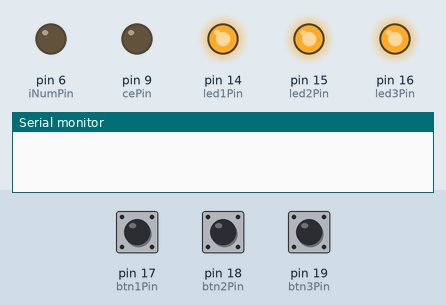
A sketch run on a simulated Arduino Uno, built with avr-gcc and run on an emulated ATmega328P. Shown: output pins drawn as LEDs (lit = HIGH), the last lines printed to the serial monitor. The inputs (shaded band) are chosen by the test bench; at power-on: pin 17 (btn1Pin) HIGH, pin 18 (btn2Pin) HIGH, pin 19 (btn3Pin) HIGH. Pins used as bus, display or sensor lines are not drawn.

Above: at 0.8 s.
0.9 s: pin 17 (btn1Pin) pulled LOW for 0.15 s
At 1.3 s:
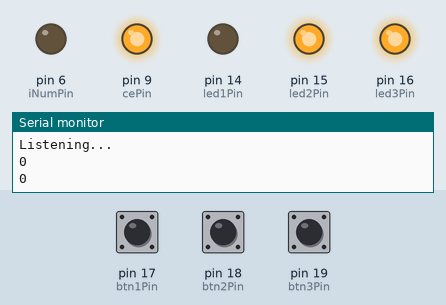
Timing chart, 0 to 3.9 s (numbered marks = the images above; inputs shaded):
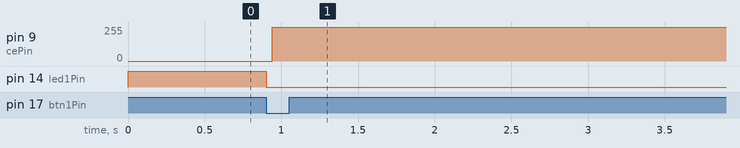

The sketch:

comm_entre_B1_et_B2.ino
```cpp
/*Balise fixe mono emetteur complet (HF + ultrason)
 *test avec deux balises en utilisant que les boutons 1 et 2 en partant de la led
 *https://itechnofrance.wordpress.com/2013/05/24/utilisation-du-module-nrf24l01-avec-larduino/
 */

#include <SPI.h>      // gestion du bus SPI
#include "Cons_Vars.h"
#include "Methodes.h"


void setup() {
  // Debug
  Serial.begin(115200);

  /*Pour selection et affichage Nom balise*/
  for (int i=led1Pin; i<=led3Pin; i++){// setup leds
    pinMode(i, OUTPUT);
    digitalWrite(i,HIGH);
  }
  for (int i=btn1Pin; i<=btn3Pin; i++){//setup bouttons
    pinMode(i, INPUT);
    digitalWrite(i,HIGH);
  }
  byte* myAdresses[]={(byte*)"BaliM", (byte*)"Bali1", (byte*)"Bali2",(byte*) "Bali3"};

  /* Pour HF */
  bool btnActive= LOW;
  while(!btnActive){
    //void MirfInit(cePin, csnPin, iTaille MAX 32Octets, sAEcouter*MAX 5, sEmise);
    if (digitalRead(btn1Pin)==0){
      MirfInit(cePin, csnPin, 2, myAdresses[2], myAdresses[3], myAdresses[0], myAdresses[1]);
      motTransmis=0x01;
      motSignalDep=0x02; //03; valeur reelle hors test
      digitalWrite(led1Pin,LOW);
      btnActive= HIGH;
    }else if(digitalRead(btn2Pin)==0){
      MirfInit(cePin, csnPin, 2, myAdresses[1], myAdresses[3], myAdresses[0], myAdresses[2]);
      motTransmis=0x02;
      motSignalDep=0x01;
      digitalWrite(led2Pin,LOW);
      btnActive= HIGH;
    }else if(digitalRead(btn3Pin)==0){
      MirfInit(cePin, csnPin, 2, myAdresses[0], myAdresses[1], myAdresses[2], myAdresses[3]);
      motTransmis=0x03;
      motSignalDep=0x02;
      //digitalWrite(led3Pin,LOW);
      //btnActive= HIGH;
    }
    /*MirfInit(cePin, csnPin, 2, myAdresses[0], myAdresses[1], myAdresses[2], myAdresses[3]);
    digitalWrite(led3Pin,LOW);
    btnActive= HIGH;*/
  }
  valeur_octet[0]=motTransmis & 0xFF;// contient la valeur découpée en octet pour l’envoi
  valeur_octet[1]=(motTransmis & 0xFF00) >> 8;
  /*Pour US*/
  pinMode(iNumPin, OUTPUT);
}

void loop() {

  long now = millis();
  lastUpdate = millis();
  Serial.println("Listening...");
  while(!Mirf.dataReady() && ((now - lastUpdate) < 5000))
  {
    // pas message reçu
    delayMicroseconds(100);
    now = millis();
  }
  Serial.println(now - lastUpdate);
  Mirf.getData(tabMotSignalDep); // récupére 2 octets
  int valeur = tabMotSignalDep[0] + (tabMotSignalDep[1] << 8); // transforme en int
  Serial.println(valeur, DEC);
  delay(500);
  now=millis();
  if ((now - lastUpdate >= 200 && ( motSignalDep == tabMotSignalDep[0] + (tabMotSignalDep[1] << 8))) || now - lastUpdate >= 5000) { //Rentre dans la boucle toutes les 200ms
    Mirf.send(valeur_octet);
    while(Mirf.isSending())
    {
      // en cours d’émission
      delay(5);
    }
    delay(25);
    mProtocoleEmetteur();
    ///lastUpdate = millis();
  }
}
```

Cons_Vars.h
```cpp
/*Ici nous codons toutes les Variables et Constantes globales necessaires
 *
      émission d’une valeur integer via module nRF24L01
 * Pins hardware SPI for nano:
 * GND            Noir  (pin 1)
 * Alim (3.3V)    Rouge (pin 2)
 * MISO -> 12     Vert  (pin 7)
 * MOSI -> 11     Jaune (pin 6)
 * SCK -> 13      Bleu  (pin 5)
 *
 * Configurable:
 * CE -> ?       Jaune (pin 3)
 * CSN -> 10       Vert (pin 4)
 * Pins pour selectionner & afficher le nom de la balise
 * Analog pins A0~A5 are normal pins. You can refer to them as pins 14-19 as well.
 * btnPin=A3~A5 17~19
 * ledPin=A0~A2 14~16
 *
 * SortieUSPin=8
 */

#ifndef _CONS_VARS_
  #define _CONS_VARS_
  byte motSignalDep=0x00;        // contient le mot que recherche la balise pour commencer
  byte motTransmis = 0x04;       // contient la valeur à envoyer
  const byte iLength=4;                //longueur du mot a transmettre MAX 8
  long lastUpdate=0;
  const byte cePin=9;
  const byte csnPin=10;//53
  const byte led1Pin=14;
  const byte led2Pin=15;
  const byte led3Pin=16;
  const byte btn1Pin=17;
  const byte btn2Pin=18;
  const byte btn3Pin=19;
  const byte iNumPin=6;                //choix de la pin modulant le signal


  /*Pour le HF*/
  byte valeur_octet[2];// contient la valeur découpée en octet pour l’envoi
  byte tabMotSignalDep[2]; // contient la valeur découpée en octet pour la réception

  #include "Mirf.h"                            // gestion de la communication
  #include "Mirf_nRF24L01.h"                   // définition des registres du nRF24L01
  #include "MirfHardwareSpiDriver.h"           // communication SPI nRF24L01

  /*Pour l'US*/
  const byte iBaseTemps=10;             //temps de ref en milliseconde
  const byte iBitStart=5*iBaseTemps;   //5 base de temps a 1
  const byte iBitUn=7*iBaseTemps;      //7 base de temps a 1
  const byte iBitZero=3*iBaseTemps;    //3 base de temps a 1
  const byte iBitFin=1*iBaseTemps;     //1 base de temps a 1


#endif /* _CONS_VARS_ */
```

Methodes.h
```cpp
/*Ici nous codons toutes les méthodes necessaires*/


#ifndef _METHODES_
#define _METHODES_
//Prototypage
//void MirfInit(cePin, csnPin, iTaille MAX 32, sAEcouter*MAX 5, sEmise);
void MirfInit(int cePin, int csnPin, int iTaille, byte * sAEcouter1, byte * sEmise);
void MirfInit(int cePin, int csnPin, int iTaille, byte * sAEcouter1, byte * sAEcouter2, byte * sEmise);
void MirfInit(int cePin, int csnPin, int iTaille, byte * sAEcouter1, byte * sAEcouter2, byte * sAEcouter3, byte * sEmise);
void MirfInit(int cePin, int csnPin, int iTaille, byte * sAEcouter1, byte * sAEcouter2, byte * sAEcouter3, byte * sAEcouter4, byte * sEmise);
void MirfInit(int cePin, int csnPin, int iTaille, byte * sAEcouter1, byte * sAEcouter2, byte * sAEcouter3, byte * sAEcouter4, byte * sAEcouter5, byte * sEmise);
void mProtocoleEmetteur();


// Declaration
void MirfInit(int cePinm, int csnPinm, int iTaille, byte * sAEcouter1, byte * sEmise){
  Mirf.cePin = cePinm;
  Mirf.csnPin = csnPinm;

  Mirf.spi = &MirfHardwareSpi; // utilisation du port SPI hardware
  Mirf.init(); // initialise le module SPI

  Mirf.payload = iTaille; //  déclaration taille du message à transmettre, max 32 octets
  // RF_SETUP=0000abcd : a=1–>2Mb/s, a=0–>1Mb/s; puissance émission bc=00–>-18 dBm, bc=01–>-12dBm, bc=10–>-6dBm, bc=11–>0dBm;
  // d=0 pas de gain sur le bruit en réception
  /* Non Necessaire
  Mirf.configRegister(RF_SETUP, 0x06); // 1 Mb/s et 0 dBm (puissance maximum)
  */
  Mirf.config(); // configure le canal et la taille du message
  Mirf.setTADDR(sEmise); // définition adresse sur 5 octets pour moi
  Mirf.setMultiRADDR(sAEcouter1,1);  // définition adresse sur 5 octets des autres
}
void MirfInit(int cePin,int csnPin, int iTaille, byte * sAEcouter1, byte * sAEcouter2, byte * sEmise){
  MirfInit(cePin, csnPin, iTaille, sAEcouter1, sEmise);
  Mirf.setMultiRADDR(sAEcouter2,2);
}
void MirfInit(int cePin,int csnPin, int iTaille, byte * sAEcouter1, byte * sAEcouter2, byte * sAEcouter3, byte * sEmise){
  MirfInit(cePin, csnPin, iTaille, sAEcouter1, sAEcouter2, sEmise);
  Mirf.setMultiRADDR(sAEcouter3,3);
}
void MirfInit(int cePin,int csnPin, int iTaille, byte * sAEcouter1, byte * sAEcouter2, byte * sAEcouter3, byte * sAEcouter4, byte * sEmise){
  MirfInit(cePin, csnPin, iTaille, sAEcouter1, sAEcouter2, sAEcouter3, sEmise);
  Mirf.setMultiRADDR(sAEcouter4,4);
}
void MirfInit(int cePin,int csnPin, int iTaille, byte * sAEcouter1, byte * sAEcouter2, byte * sAEcouter3, byte * sAEcouter4, byte * sAEcouter5, byte * sEmise){
  MirfInit(cePin, csnPin, iTaille, sAEcouter1, sAEcouter2, sAEcouter3, sAEcouter4, sEmise);
  Mirf.setMultiRADDR(sAEcouter5,5);
}

//Methode qui gere le protocole de communication unifilaire pour transmettre 8 ou moins de bits
// utilise iLength et motTransmis
void mProtocoleEmetteur(){
  long lDebut;
  int iTaille;                                 //indique le nombre de bit a 1 en fonction du bit a transmettre
  lDebut=millis();
  digitalWrite(iNumPin,HIGH);
  while(millis()-lDebut<=iBitStart){           //creation du start
    ;
  }
  lDebut=millis();
  digitalWrite(iNumPin,LOW);
  while(millis()-lDebut<=iBaseTemps){          //creation du bit separateur a 0
    ;
  }
  for (int iBitDonnee=0; iBitDonnee<iLength; iBitDonnee++){
    if (bitRead(motTransmis,iBitDonnee)==0){   //etude du bit a transmettre
      iTaille=iBitZero;
    }else{
      iTaille=iBitUn;
    }
    lDebut=millis();
    digitalWrite(iNumPin,HIGH);
    while(millis()-lDebut<=iTaille){          //transmission du bit de donnee
      ;
    }
    lDebut=millis();
    digitalWrite(iNumPin,LOW);
    while(millis()-lDebut<=iBaseTemps){       //creation du bit separateur a 0
      ;
    }
  }
  lDebut=millis();
  digitalWrite(iNumPin,HIGH);
  while(millis()-lDebut<=iBitFin){            //transmission du fin
    ;
  }
  digitalWrite(iNumPin,LOW);                  //remise a 0 de la ligne
}

#endif /* _METHODES_ */
```

Mirf.cpp
```cpp
/**
 * Mirf
 *
 * Additional bug fixes and improvements
 *  11/03/2011:
 *   Switched spi library.
 *  07/13/2010:
 *   Added example to read a register
 *  11/12/2009:
 *   Fix dataReady() to work correctly
 *   Renamed keywords to keywords.txt ( for IDE ) and updated keyword list
 *   Fixed client example code to timeout after one second and try again
 *    when no response received from server
 * By: Nathan Isburgh <nathan@mrroot.net>
 * $Id: mirf.cpp 67 2010-07-13 13:25:53Z nisburgh $
 *
 *
 * An Ardunio port of:
 * http://www.tinkerer.eu/AVRLib/nRF24L01
 *
 * Significant changes to remove depencence on interupts and auto ack support.
 *
 * Aaron Shrimpton <aaronds@gmail.com>
 *
 */

/*
    Copyright (c) 2007 Stefan Engelke <mbox@stefanengelke.de>

    Permission is hereby granted, free of charge, to any person
    obtaining a copy of this software and associated documentation
    files (the "Software"), to deal in the Software without
    restriction, including without limitation the rights to use, copy,
    modify, merge, publish, distribute, sublicense, and/or sell copies
    of the Software, and to permit persons to whom the Software is
    furnished to do so, subject to the following conditions:

    The above copyright notice and this permission notice shall be
    included in all copies or substantial portions of the Software.

    THE SOFTWARE IS PROVIDED "AS IS", WITHOUT WARRANTY OF ANY KIND,
    EXPRESS OR IMPLIED, INCLUDING BUT NOT LIMITED TO THE WARRANTIES OF
    MERCHANTABILITY, FITNESS FOR A PARTICULAR PURPOSE AND
    NONINFRINGEMENT. IN NO EVENT SHALL THE AUTHORS OR COPYRIGHT
    HOLDERS BE LIABLE FOR ANY CLAIM, DAMAGES OR OTHER LIABILITY,
    WHETHER IN AN ACTION OF CONTRACT, TORT OR OTHERWISE, ARISING FROM,
    OUT OF OR IN CONNECTION WITH THE SOFTWARE OR THE USE OR OTHER
    DEALINGS IN THE SOFTWARE.

    $Id: mirf.cpp 67 2010-07-13 13:25:53Z nisburgh $
*/

#include "Mirf.h"

// Defines for setting the MiRF registers for transmitting or receiving mode

Nrf24l Mirf = Nrf24l();

Nrf24l::Nrf24l() {
	cePin = 8;
	csnPin = 7;
	channel = 52;// aléatoire pour etre plus sur que personne aies le meme
	payload = 16;
	spi = NULL;
	baseConfig = _BV(EN_CRC) & ~_BV(CRCO);
}

void Nrf24l::init()
// Initializes pins to communicate with the MiRF module
// Should be called in the early initializing phase at startup.
{
	pinMode(cePin, OUTPUT);
	pinMode(csnPin, OUTPUT);

	ceLow();
	csnHi();

	// Initialize spi module
	spi->begin();
}


void Nrf24l::config()
// Sets the important registers in the MiRF module and powers the module
// in receiving mode
// NB: channel and payload must be set now.
{
	// Set RF channel
	configRegister(RF_CH,channel);

	// Set length of incoming payload
	configRegister(RX_PW_P0, payload);
	configRegister(RX_PW_P1, payload);
  configRegister(RX_PW_P2, payload);
  configRegister(RX_PW_P3, payload);
  configRegister(RX_PW_P4, payload);
  configRegister(RX_PW_P5, payload);

	// Start receiver
	powerUpRx();
	flushRx();
}

void Nrf24l::setRADDR(uint8_t * adr)
// Sets the receiving address
{
  ceLow();
  writeRegister(RX_ADDR_P1,adr,mirf_ADDR_LEN);
  ceHi();
}
void Nrf24l::setMultiRADDR(uint8_t * adr , uint8_t nbR)
// Sets the receiving address
//seulement le dernier caractère est différent de P1 pour les 4 suivants, cf datasheet p57
{
  ceLow();
  writeRegister(RX_ADDR_P0+nbR,adr,mirf_ADDR_LEN);
  ceHi();
}

void Nrf24l::setTADDR(uint8_t * adr)
// Sets the transmitting address
{
	/*
	 * RX_ADDR_P0 must be set to the sending addr for auto ack to work.
	 */
	writeRegister(RX_ADDR_P0,adr,mirf_ADDR_LEN);
	writeRegister(TX_ADDR,adr,mirf_ADDR_LEN);
}

bool Nrf24l::dataReady()
// Checks if data is available for reading
{
	// See note in getData() function - just checking RX_DR isn't good enough
	uint8_t status = getStatus();

	// We can short circuit on RX_DR, but if it's not set, we still need
	// to check the FIFO for any pending packets
	if (status & _BV(RX_DR))
		return 1;

	return !rxFifoEmpty();
}

bool Nrf24l::rxFifoEmpty(){
	uint8_t fifoStatus;

	readRegister(FIFO_STATUS, &fifoStatus, sizeof(fifoStatus));

	return (fifoStatus & _BV(RX_EMPTY));
}

void Nrf24l::getData(uint8_t * data)
// Reads payload bytes into data array
{
	nrfSpiWrite(R_RX_PAYLOAD, data, true, payload); // Read payload

	// NVI: per product spec, p 67, note c:
	//  "The RX_DR IRQ is asserted by a new packet arrival event. The procedure
	//  for handling this interrupt should be: 1) read payload through SPI,
	//  2) clear RX_DR IRQ, 3) read FIFO_STATUS to check if there are more
	//  payloads available in RX FIFO, 4) if there are more data in RX FIFO,
	//  repeat from step 1)."
	// So if we're going to clear RX_DR here, we need to check the RX FIFO
	// in the dataReady() function
	configRegister(STATUS, _BV(RX_DR));   // Reset status register
}

void Nrf24l::configRegister(uint8_t reg, uint8_t value)
// Clocks only one byte into the given MiRF register
{
	writeRegister(reg, &value, 1);
}

void Nrf24l::readRegister(uint8_t reg, uint8_t * value, uint8_t len)
// Reads an array of bytes from the given start position in the MiRF registers.
{
    nrfSpiWrite((R_REGISTER | (REGISTER_MASK & reg)), value, true, len);
}

void Nrf24l::writeRegister(uint8_t reg, uint8_t * value, uint8_t len)
// Writes an array of bytes into inte the MiRF registers.
{
	nrfSpiWrite((W_REGISTER | (REGISTER_MASK & reg)), value, false, len);
}


void Nrf24l::send(uint8_t * value)
// Sends a data package to the default address. Be sure to send the correct
// amount of bytes as configured as payload on the receiver.
{
	uint8_t status;
	status = getStatus();

	while (PTX) {
		status = getStatus();

		if((status & ((1 << TX_DS)  | (1 << MAX_RT)))){
			PTX = 0;
			break;
		}
	}                  // Wait until last paket is send

	ceLow();

	powerUpTx();       // Set to transmitter mode , Power up
	flushTx();

	nrfSpiWrite(W_TX_PAYLOAD, value, false, payload);   // Write payload

	ceHi();                     // Start transmission
	ceLow();
}

/**
 * isSending.
 *
 * Test if chip is still sending.
 * When sending has finished return chip to listening.
 *
 */

bool Nrf24l::isSending() {
	uint8_t status;
	if(PTX){
		status = getStatus();

		/*
		 *  if sending successful (TX_DS) or max retries exceded (MAX_RT).
		 */

		if((status & ((1 << TX_DS)  | (1 << MAX_RT)))){
			powerUpRx();
			return false;
		}

		return true;
	}
	return false;
}

uint8_t Nrf24l::getStatus(){
	/* Initialize with NOP so we get the first byte read back. */
	uint8_t rv = NOP;
	readRegister(STATUS,&rv,1);
	return rv;
}

void Nrf24l::flushTx() {
	nrfSpiWrite(FLUSH_TX);
}

void Nrf24l::powerUpRx() {
	PTX = 0;
	ceLow();

	configRegister(CONFIG, baseConfig | _BV(PWR_UP) | _BV(PRIM_RX));
	configRegister(STATUS, _BV(RX_DR) | _BV(TX_DS) | _BV(MAX_RT));

	ceHi();
}

void Nrf24l::flushRx(){
	nrfSpiWrite(FLUSH_RX);
}

void Nrf24l::powerUpTx() {
	PTX = 1;
	configRegister(CONFIG, baseConfig | _BV(PWR_UP) & ~_BV(PRIM_RX));
}

void Nrf24l::nrfSpiWrite(uint8_t reg, uint8_t *data, boolean readData, uint8_t len) {
	csnLow();

	spi->transfer(reg);

	if (data) {
		uint8_t i;
		for(i = 0; i < len; ++i) {
			uint8_t readValue = spi->transfer(data[i]);

			if (readData) {
				data[i] = readValue;
			}
		}
	}

	csnHi();
}

void Nrf24l::ceHi(){
	digitalWrite(cePin,HIGH);
}

void Nrf24l::ceLow(){
	digitalWrite(cePin,LOW);
}

void Nrf24l::csnHi(){
	digitalWrite(csnPin,HIGH);
}

void Nrf24l::csnLow(){
	digitalWrite(csnPin,LOW);
}

void Nrf24l::powerDown(){
	ceLow();

	configRegister(CONFIG, baseConfig);

	flushRx();
	flushTx();
}
```

Mirf.h
```cpp
// (licence header left out)
#ifndef _MIRF_H_
#define _MIRF_H_

#include <Arduino.h>

#include "Mirf_nRF24L01.h"
#include "MirfSpiDriver.h"

// Nrf24l settings

#define mirf_ADDR_LEN	5

class Nrf24l {
	public:
		Nrf24l();

		void init();
		void config();
		void send(uint8_t *value);
		void setRADDR(uint8_t * adr);
    void setMultiRADDR(uint8_t * adr , uint8_t nbR) ;
		void setTADDR(uint8_t * adr);
		bool dataReady();
		bool isSending();
		bool rxFifoEmpty();
		bool txFifoEmpty();
		void getData(uint8_t * data);
		uint8_t getStatus();

		void configRegister(uint8_t reg, uint8_t value);
		void readRegister(uint8_t reg, uint8_t * value, uint8_t len);
		void writeRegister(uint8_t reg, uint8_t * value, uint8_t len);
		void flushTx();
		void powerUpRx();
		void powerUpTx();
		void powerDown();

		void nrfSpiWrite(uint8_t reg, uint8_t *data = 0, boolean readData = false, uint8_t len = 0);

		void csnHi();
		void csnLow();

		void ceHi();
		void ceLow();
		void flushRx();

		/**
		 * In sending mode.
		 */
		uint8_t PTX;

		/**
		 * CE Pin controls RX / TX, default 8.
		 */
		uint8_t cePin;

		/**
		 * CSN Pin Chip Select Not, default 7.
		 */
		uint8_t csnPin;

		/**
		 * Channel 0 - 127 or 0 - 84 in the US.
		 */
		uint8_t channel;

		/**
		 * Payload width in bytes default 16 max 32.
		 */
		uint8_t payload;

		/**
		 * The base config register.
		 * When required PWR_UP and/or PRIM_RX will be OR'ed with this.
		 *
		 * NOTE: Use "_BV(EN_CRC) | _BV(CRCO)" here if you want to
		 *       connect to a device using the RF24 library.
		 */
		uint8_t baseConfig;

		/**
		 * Spi interface (must extend spi).
		 */
		MirfSpiDriver *spi;
};

extern Nrf24l Mirf;

#endif /* _MIRF_H_ */
```

MirfHardwareSpiDriver.h
```cpp
#include "MirfSpiDriver.h"

#ifndef __MIRF_HARDWARE_SPI_DRIVER
#define __MIRF_HARDWARE_SPI_DRIVER

#include <SPI.h>

class MirfHardwareSpiDriver : public MirfSpiDriver {

	public:
		uint8_t transfer(uint8_t data) {
			return SPI.transfer(data);
		}

		void begin() {
			SPI.begin();
			SPI.setDataMode(SPI_MODE0);
			SPI.setClockDivider(SPI_2XCLOCK_MASK);
		}

		void end() {
		}
};

MirfHardwareSpiDriver MirfHardwareSpi;

#endif
```

Source omitted: Mirf_nRF24L01.h (3263 bytes), MirfSpiDriver.h (184 bytes)

Measured:
- after the input at 0.9 s, pin 9 (cePin): 0/255 → 255/255 at once; pin 14 (led1Pin): HIGH → LOW at once
